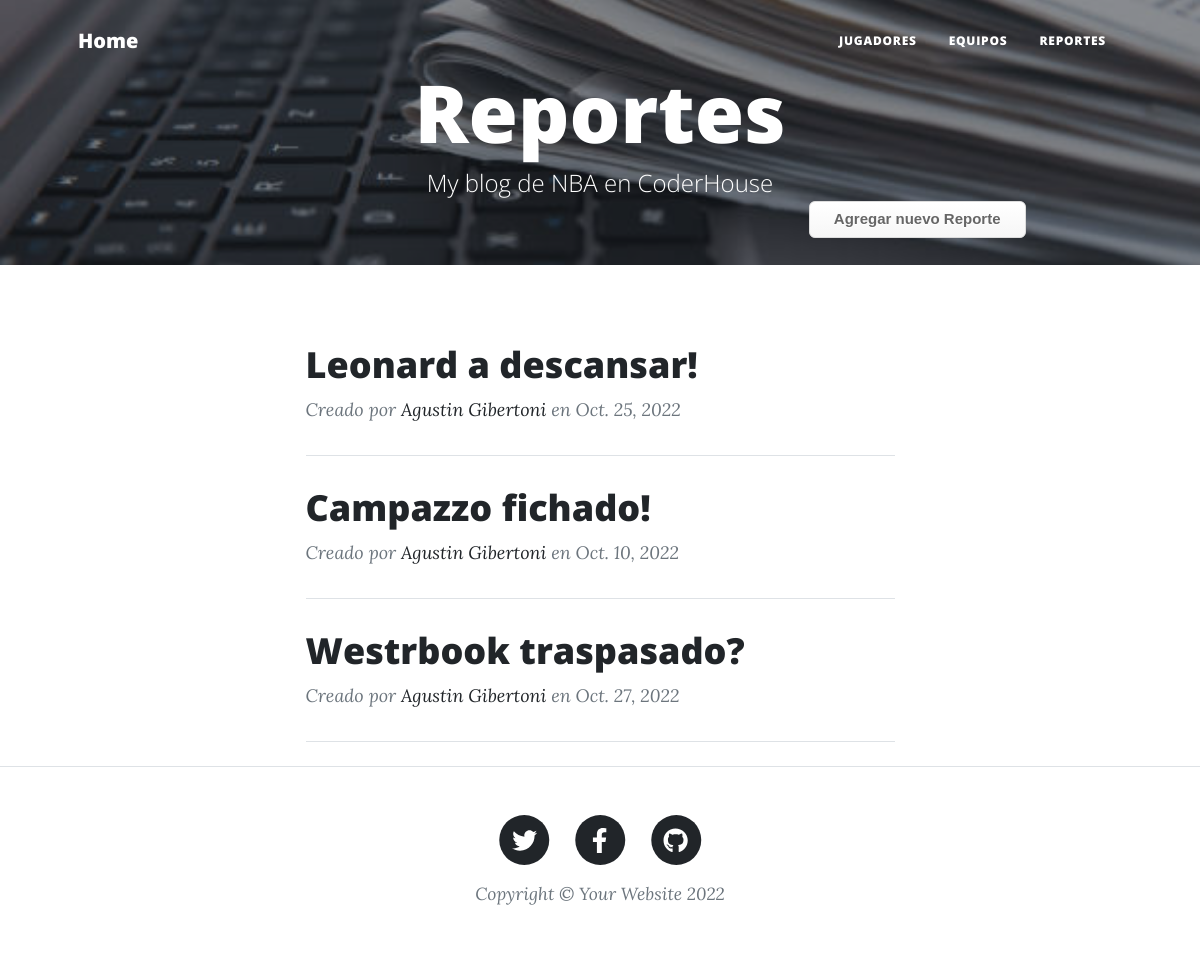
/report/reports/, run on an earlier commit of the app's database.
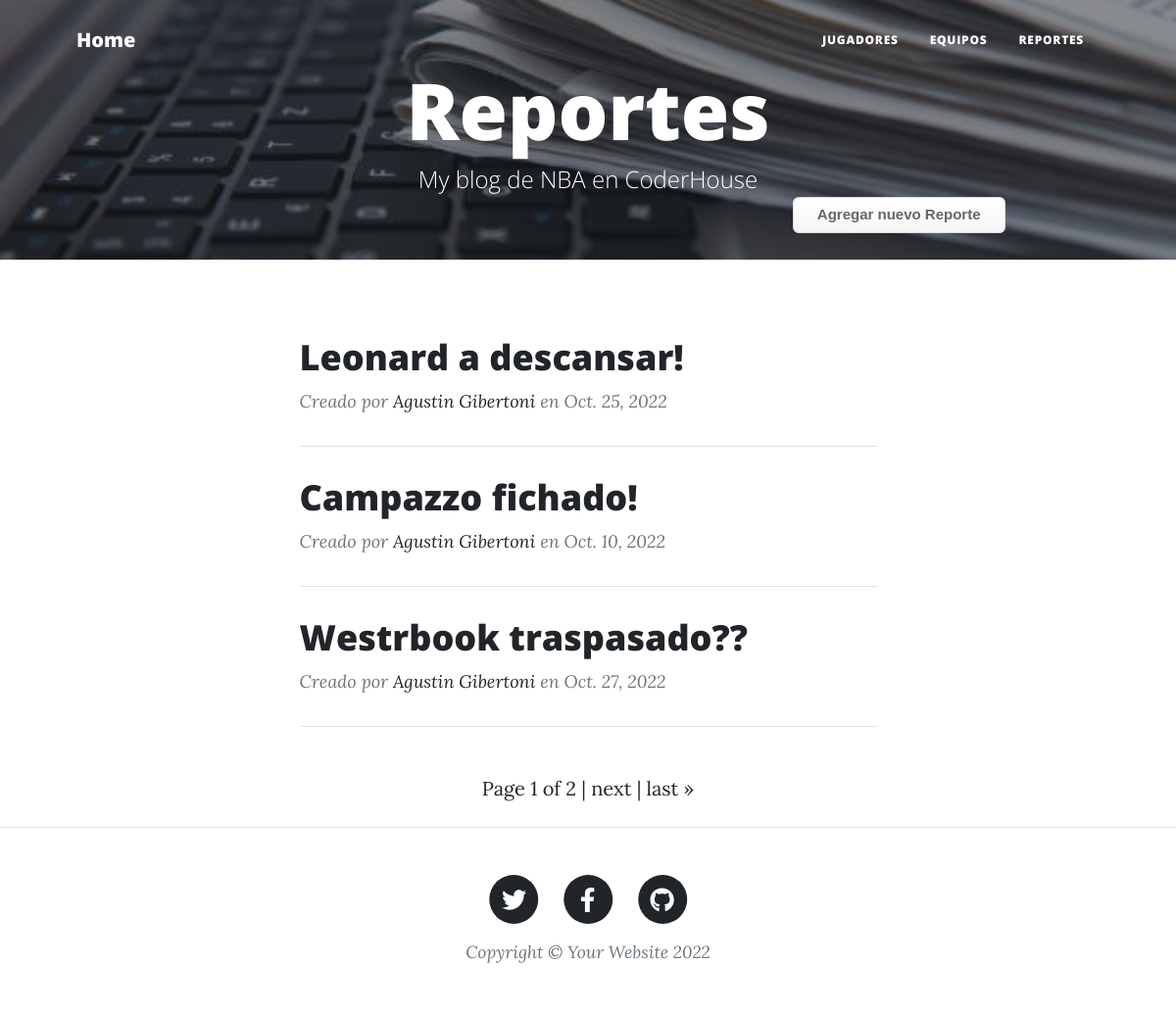
And on a later commit of the database.
### report/models.py (models this page shows, shortened)
class Report(models.Model):
    report_title = models.CharField(max_length=50)
    description = RichTextField(null=True, blank=True)
    date_added = models.DateField()

### report/views.py (the view)
# urls.py: path("reports/", views.ReportListView.as_view(), name="report-list"),
class ReportListView(ListView):
    model = Report
    paginate_by = 3
    template_name = "report/report_list.html"	# no hace falta ponerlo porq utilicé la forma de la convención -->

### report/templates/report/report_list.html (shortened to what this page needs)
{% extends "home/index.html" %}
{% load static %}
{% block nba_blog_header %}
<header class="masthead" style="background-image: url('../../static/home/assets/img/reports-bg.jpg')">
    <div class="container position-relative px-4 px-lg-5">
        <div class="row gx-4 gx-lg-5 justify-content-center">
            <div class="col-md-15 col-lg-16 col-xl-14">
                <div class="site-heading">
                    <h1>Reportes</h1>
                    <span class="subheading">My blog de NBA en CoderHouse</span>
                </div>
            </div>
        </div>
        <a class="button_custom" href="{% url 'report:report-add' %}">Agregar nuevo Reporte</a>
    </div>
</header>
{% endblock %}
{% block nba_blog_content %}
{% for report in report_list %}
    <div class="post-preview">
        <a href="{% url 'report:report-detail' report.id %}">
            <h2 class="post-title">{{ report.report_title }}</h2>
        </a>
        <p class="post-meta">
            Creado por
            <a href="#!">Agustin Gibertoni</a>
            en {{ report.date_added }}
        </p>
    </div>
    <hr class="my-4" />
{% endfor %}
{% if is_paginated %}
<div class="container p-4">
    <div class="pagination justify-content-center">
        <span class="step-links">
            {% if page_obj.paginator.num_pages > 1 %}
            <span class="current">
                Page {{ page_obj.number }} of {{ page_obj.paginator.num_pages }} |
            </span>
            {% endif %}
            {% if page_obj.has_next %}
                <a href="?page={{ page_obj.next_page_number }}">next</a> |
                <a href="?page={{ page_obj.paginator.num_pages }}">last &raquo;</a>
            {% endif %}
        </span>
    </div>
</div>
{% endif %}
{% endblock %}

### home/templates/home/index.html (shortened to what this page needs)
<!DOCTYPE html>
<html lang="en">
    <head>
        {% load static %}
        <link href="{% static 'home/css/styles.css' %}" rel="stylesheet" />
    </head>
    <body>
        <nav class="navbar navbar-expand-lg navbar-light" id="mainNav">
            <div class="container px-4 px-lg-5">
                <a class="navbar-brand" href="{% url 'home:index' %}">Home</a>
                <div class="collapse navbar-collapse" id="navbarResponsive">
                    <ul class="navbar-nav ms-auto py-4 py-lg-0">
                        <li class="nav-item"><a class="nav-link px-lg-3 py-3 py-lg-4" href="{% url 'player:player-list' %}">Jugadores</a></li>
                        <li class="nav-item"><a class="nav-link px-lg-3 py-3 py-lg-4" href="{% url 'team:team-list' %}">Equipos</a></li>
                        <li class="nav-item"><a class="nav-link px-lg-3 py-3 py-lg-4" href="{% url 'report:report-list' %}">Reportes</a></li>
                    </ul>
                </div>
            </div>
        </nav>
        {% block nba_blog_header %}{% endblock %}
        <div class="container px-4 px-lg-5">
            <div class="row gx-4 gx-lg-5 justify-content-center">
                <div class="col-md-10 col-lg-8 col-xl-7">
                    {% block nba_blog_content %}{% endblock %}
                </div>
            </div>
        </div>
        <footer class="border-top">
            <div class="container px-4 px-lg-5">
                <div class="row gx-4 gx-lg-5 justify-content-center">
                    <div class="col-md-10 col-lg-8 col-xl-7">
                        <ul class="list-inline text-center">
                            <li class="list-inline-item">
                                <a href="#!">
                                    <span class="fa-stack fa-lg">
                                        <i class="fas fa-circle fa-stack-2x"></i>
                                        <i class="fab fa-twitter fa-stack-1x fa-inverse"></i>
                                    </span>
                                </a>
                            </li>
                            <li class="list-inline-item">
                                <a href="#!">
                                    <span class="fa-stack fa-lg">
                                        <i class="fas fa-circle fa-stack-2x"></i>
                                        <i class="fab fa-facebook-f fa-stack-1x fa-inverse"></i>
                                    </span>
                                </a>
                            </li>
                            <li class="list-inline-item">
                                <a href="#!">
                                    <span class="fa-stack fa-lg">
                                        <i class="fas fa-circle fa-stack-2x"></i>
                                        <i class="fab fa-github fa-stack-1x fa-inverse"></i>
                                    </span>
                                </a>
                            </li>
                        </ul>
                        <div class="small text-center text-muted fst-italic">Copyright &copy; Your Website 2022</div>
                    </div>
                </div>
            </div>
        </footer>
    </body>
</html>

What changed in the data, as far as the page shows it:
changed Report: report_title "Westrbook traspasado?" → "Westrbook traspasado??"
Also different on the page:
{{ page_obj.number }}: (not shown) → "1"
{{ page_obj.paginator.num_pages }}: (not shown) → "2"
text now shown: "Page of | next | last »"
